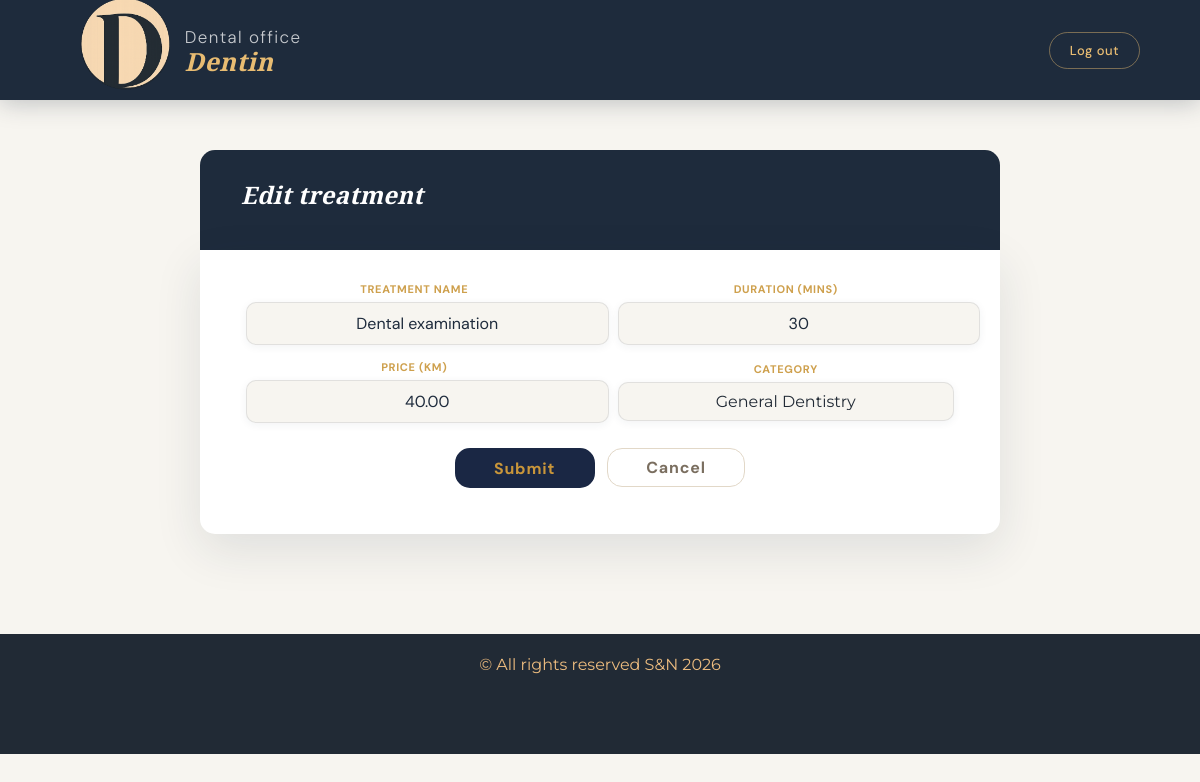
Page /admin/edit_treatment.php?tid=1 on the committed database.
### tables this page shows
CREATE TABLE `treatment` (
  `tid` int NOT NULL AUTO_INCREMENT,
  `t_name` varchar(500) NOT NULL,
  `t_duration` int NOT NULL,
  `price` decimal(8,2) NOT NULL,
  `category` int NOT NULL,
  `t_status` varchar(100) DEFAULT 'Active',
  PRIMARY KEY (`tid`),
  KEY `category` (`category`),
  KEY `treat_name` (`t_name`),
  CONSTRAINT `treatment_ibfk_1` FOREIGN KEY (`category`) REFERENCES `category` (`cid`)
);

CREATE TABLE `category` (
  `cid` int NOT NULL AUTO_INCREMENT,
  `c_name` varchar(200) NOT NULL,
  `c_description` text,
  PRIMARY KEY (`cid`)
);

### admin/edit_treatment.php (the view, shortened to what this page needs)
<?php
    $conn = mysqli_connect(db_host, db_user, db_password, "dentist_office");
    $id = $_GET['tid'];
    $query_t_edit = mysqli_query($conn, "SELECT t.tid AS tid, t.t_name AS tName, t.t_duration AS tDuration, t.price AS tPrice, c.c_name AS cName, c.cid AS cid
                                                FROM treatment t
                                                JOIN category c ON t.category=c.cid
                                                WHERE t.tid = {$id}");
    $row = mysqli_fetch_assoc($query_t_edit);
?>
<!doctype html>
<html lang="en">
<head>
    <link href="https://db.onlinewebfonts.com/c/9dc5a620301a9b7934ea10863bc3efc6?family=Vultura+Regular" rel="stylesheet">
</head>
<body>
<header>
    <a href="../welcome/testna2.php" class="logo">
        <div class="header_pic">
            <img src="../pictures/newlogo.png" alt="logo">
        </div>
        <div class="header_text">
            Dental office
            <strong>Dentin</strong>
        </div>
    </a>
    <a href="../user_page/log_out.php" class="logout">Log out</a>
</header>
<main>
    <div id="form">
        <div id="title">
            <h2>Edit treatment</h2>
        </div>
        <form method="post" action="update_treatment.php">
            <div id="name" class="field">
                <label>Treatment name</label>
                <input type="text" id="name" name="name" placeholder="Name" value="<?= $row['tName'] ?>">
            </div>
            <div id="duration" class="field">
                <label>Duration (mins)</label>
                <input type="text" id="duration" name="duration" placeholder="Duration" value="<?= $row['tDuration'] ?>">
            </div>
            <div id="price" class="field">
                <label>Price (KM)</label>
                <input type="text" id="price" name="price" placeholder="Price" value ="<?= $row['tPrice'] ?>">
            </div>
            <div id="type" class="field">
                <label>Category</label>
                <select id="type" name="type">
                    <option value="1" <?= $row['cid'] == 1 ? 'selected' : '' ?>>General Dentistry</option>
                </select>
            </div>
            <div id="submit">
                <button class=submit type="submit">Submit</button>
                <a href="../admin/admin_page.php?tab=treatments" class="cancel">Cancel</a>
            </div>
        </form>
    </div>
</main>
<footer>
    <div class="end">
        &copy; All rights reserved S&N 2026
    </div>
</footer>
</body>
</html>

### admin/edit_treatment.php (style rules this page uses)
main, footer { width: 100%; }
body { font-family: 'DM Sans', sans-serif; background: #F7F5F0; color: #1E2B3C; margin: 0; min-height: 100vh; }
header { display: flex; margin-bottom: 50px; padding: 0 60px; background: #1E2B3C; height: 100px; justify-content: space-between; align-items: center; box-shadow: 0 2px 24px rgba(30,43,60,.28); position: sticky; top: 0; z-index: 100; }
.logo { display: flex; align-items: center; justify-content: center; gap: 15px; text-decoration: none; }
.header_pic img { height: 140px; border-radius: 50%; padding-left: 20px; }
.header_text { color: rgba(255,255,255,.75); font-size: 17px; font-weight: 300; letter-spacing: .08em; line-height: 1.3; }
.header_text strong { display: block; font-family: 'Cormorant Garamond', serif; font-size: 25px; font-weight: 600; font-style: italic; color: #E8BC72; letter-spacing: .02em; line-height: 1; }
.logout { display: inline-flex; align-items: center; gap: 8px; padding: 9px 20px; background: transparent; border: 1.5px solid rgba(232,188,114,.45); border-radius: 100px; color: #E8BC72; font-size: 13px; font-weight: 500; letter-spacing: .04em; cursor: pointer; text-decoration: none; transition: background .2s, border-color .2s, color .2s, box-shadow .2s; }
footer { background: #212A35; color: #EDBC7F; width: 100%; min-height: 15vh; justify-content: space-around; align-items: center; font-family: "Montserrat", sans-serif; display: grid; grid-template-columns: repeat(3,2fr); grid-template-rows: repeat(2,2fr); }
.end { grid-column-start: 1; grid-column-end: -1; text-align: center; align-items: center; }
main { width: 100%; overflow: hidden; height: 100%; padding-bottom: 100px; margin: 0 auto; }
#form { display: block; max-height: 600px; width: 800px; margin: 0 auto; border-radius: 15px; opacity: 1; }
#title { border-radius: 15px 15px 0 0; display: flex; justify-content: space-between; text-align: center; align-items: center; background: #1E2B3C; padding: 28px 36px 24px; }
#title h2 { margin: 0; padding-left: 5px; padding-bottom: 15px; font-family: 'Cormorant Garamond', serif; font-size: 24px; font-weight: 600; font-style: italic; color: #FFFFFF; letter-spacing: .01em; }
form { display: grid; grid-template-columns: repeat(2,2fr); gap: 15px; align-items: center; padding: 32px 36px 36px; background: #FFFFFF; max-width: 800px; margin: 0 auto; box-shadow: 0 16px 48px rgba(30,43,60,.11); overflow: hidden; border-radius: 0 0 15px 15px; }
.field { display: flex; flex-direction: column; gap: 6px; padding: 0 15px; }
.field label { font-size: 11px; font-weight: 700; color: #C9963A; text-transform: uppercase; letter-spacing: 0.06em; opacity: 0.9; }
input, select { background: #F7F5F0; font-size: 16px; padding: 10px 12px; width: 100%; border: 1.5px solid rgba(30,43,60,.10); border-radius: 10px; font-family: 'DM Sans', sans-serif; color: #1E2B3C; outline: none; box-shadow: 0 2px 8px rgba(30,43,60,.06); transition: border-color .2s, box-shadow .2s, background .2s; appearance: none; -webkit-appearance: none; }
input::placeholder, select, input[type="duraton"], input[type="price"] { color: #212A35; font-family: "Montserrat", sans-serif; }
#submit { grid-column-start: 1; grid-column-end: -1; padding-bottom: 10px; margin-top: 10px; display: flex; justify-content: center; gap: 12px; }
.submit { background: #1a2744; border: 2px solid #1a2744; color: #c9963a; border-radius: 15px; height: 40px; width: 140px; font-family: 'DM Sans', sans-serif; font-size: 16px; font-weight: 700; cursor: pointer; letter-spacing: 0.05em; transition: background 0.2s, border-color 0.2s, color 0.2s, transform 0.15s, box-shadow 0.2s; }
.cancel { text-decoration: none; display: inline-flex; align-items: center; justify-content: center; background: transparent; border: 1.5px solid #e2d8c8; color: #7a6e5f; border-radius: 15px; text-align: center; height: 36.8px; width: 136.8px; font-family: 'DM Sans', sans-serif; font-size: 16px; font-weight: 700; cursor: pointer; letter-spacing: 0.05em; transition: border-color 0.2s, color 0.2s, background 0.2s, transform 0.15s; }
#name, #duration, #price, #type { text-align: center; align-items: center; align-content: center; }
.field { padding: 0 10px; }
input, select { max-width: 100%; margin: 0 auto; }

### rows in the picture
treatment: name "Dental examination", duration "30", price "40.00"
category: type "General Dentistry"
